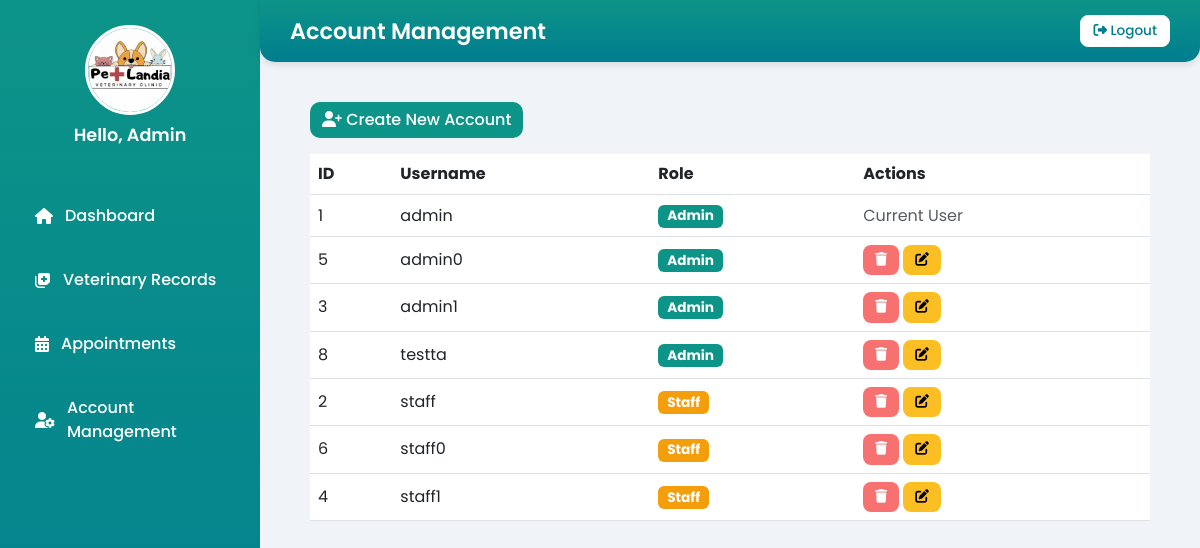
Page /admin/create_account.php (signed in) on the committed database.
### tables this page shows
CREATE TABLE `users` (`user_id`, `username`, `password`, `role`, `created_at`);

### admin/create_account.php (the view, shortened to what this page needs)
<?php
try {
    $conn = new PDO('sqlite:' . __DIR__ . '/../data/data.sqlite');
    $conn->setAttribute(PDO::ATTR_ERRMODE, PDO::ERRMODE_EXCEPTION);
} catch (PDOException $e) {
    die("Database connection failed: " . $e->getMessage());
}
$result = $conn->query("SELECT user_id, username, role FROM users ORDER BY role, username");
$users = $result->fetchAll(PDO::FETCH_ASSOC);
?>
<!DOCTYPE html>
<html lang="en">
<head>
<link href="https://cdn.jsdelivr.net/npm/bootstrap@5.3.0/dist/css/bootstrap.min.css" rel="stylesheet">
<link rel="stylesheet" href="https://cdnjs.cloudflare.com/ajax/libs/font-awesome/6.4.0/css/all.min.css">
</head>
<body>
<div class="sidebar">
    <div class="profile">
        <img src="../petlandia.jpg" alt="Profile">
        <h5>Hello, Admin</h5>
    </div>
    <a href="../admin_dashboard.php" class="nav-link"><i class="fas fa-home"></i> Dashboard</a>
    <a href="veterinary_records_admin.php" class="nav-link"><i class="fas fa-notes-medical"></i> Veterinary Records</a>
    <a href="admin_appointments_view.php" class="nav-link"><i class="fas fa-calendar-alt"></i> Appointments</a>
    <a href="create_account.php" class="nav-link"><i class="fas fa-user-cog"></i> Account Management</a>
</div>
<div class="main-content">
    <div class="topbar">
        <h4>Account Management</h4>
        <a href="../logout.php" class="btn btn-light btn-sm"><i class="fas fa-sign-out-alt"></i> Logout</a>
    </div>
    <div class="container-box">
        <button class="btn btn-primary mb-3" data-bs-toggle="modal" data-bs-target="#createAccountModal">
            <i class="fas fa-user-plus"></i> Create New Account
        </button>
        <div class="table-responsive">
            <table class="table align-middle table-hover">
                <thead>
                    <tr>
                        <th>ID</th>
                        <th>Username</th>
                        <th>Role</th>
                        <th>Actions</th>
                    </tr>
                </thead>
                <tbody>
                    <?php foreach ($users as $row): ?>
                        <tr>
                            <td><?= $row['user_id'] ?></td>
                            <td><?= htmlspecialchars($row['username']) ?></td>
                            <td>
                                <span class="badge <?= $row['role']=='admin'?'bg-admin':'bg-staff' ?>">
                                    <?= ucfirst($row['role']) ?>
                                </span>
                            </td>
                            <td>
                                <?php if ($row['username'] != $_SESSION['username']): ?>
                                    <a href="?delete_id=<?= $row['user_id'] ?>" class="btn btn-sm btn-danger" onclick="return confirm('Delete this account?')"><i class="fas fa-trash"></i></a>
                                    <a href="javascript:void(0)" onclick="openEditModal(<?= $row['user_id'] ?>,'<?= htmlspecialchars($row['username']) ?>')" class="btn btn-sm btn-warning"><i class="fas fa-edit"></i></a>
                                <?php else: ?>
                                    <span class="text-muted">Current User</span>
                                <?php endif; ?>
                            </td>
                        </tr>
                    <?php endforeach; ?>
                </tbody>
            </table>
        </div>
    </div>
</div>
</body>
</html>

### admin/create_account.php (style rules this page uses)
body { display: flex; min-height: 100vh; font-family: 'Poppins', sans-serif; background-color: #f0f4f8; margin: 0; }
.sidebar { width: 260px; background: linear-gradient(180deg,#0d9488,#007d8f); color: white; padding: 25px 20px; display: flex; flex-direction: column; }
.sidebar .profile { text-align: center; margin-bottom: 30px; }
.sidebar .profile img { width: 90px; height: 90px; border-radius: 50%; border: 3px solid white; }
.sidebar .profile h5 { margin-top: 10px; font-weight: 600; font-size: 1.1rem; }
.sidebar .nav-link { color: white; padding: 12px 15px; margin: 8px 0; display: flex; align-items: center; gap: 12px; text-decoration: none; border-radius: 10px; font-weight: 500; transition: background 0.3s; }
.main-content { flex: 1; display: flex; flex-direction: column; }
.topbar { background: linear-gradient(180deg,#0d9488,#007d8f); color: white; padding: 15px 30px; display: flex; justify-content: space-between; align-items: center; box-shadow: 0 3px 6px rgba(0,0,0,0.1); border-bottom-left-radius: 15px; border-bottom-right-radius: 15px; }
.topbar h4 { margin: 0; font-weight: 600; font-size: 1.4rem; }
.topbar .btn-light { background: white !important; color: #007d8f !important; font-weight: 500; border-radius: 8px; }
.container-box { padding: 40px 50px; }
.table thead { background: #0d9488; color: white; font-weight: 600; }
.table tr { background: white; border-radius: 10px; transition: transform 0.2s, box-shadow 0.2s; }
.table td { vertical-align: middle; }
.btn-sm { border-radius: 8px; padding: 5px 12px; font-size: 0.85rem; font-weight: 500; }
.btn-danger { background: #f87171; color: white; border: none; }
.btn-warning { background: #fbbf24; color: #000; border: none; }
.btn-primary { background: #0d9488; border: none; border-radius: 10px; font-weight: 500; }
.badge { font-size: 0.85rem; }
.badge.bg-admin { background: #0d9488; }
.badge.bg-staff { background: #f59e0b; }

### rows in the picture
users: user "1", username "admin", role "Admin", shows "Current User"
users: user "5", username "admin0", role "Admin"
users: user "3", username "admin1", role "Admin"
users: user "8", username "testta", role "Admin"
users: user "2", username "staff", role "Staff"
users: user "6", username "staff0", role "Staff"
users: user "4", username "staff1", role "Staff"
